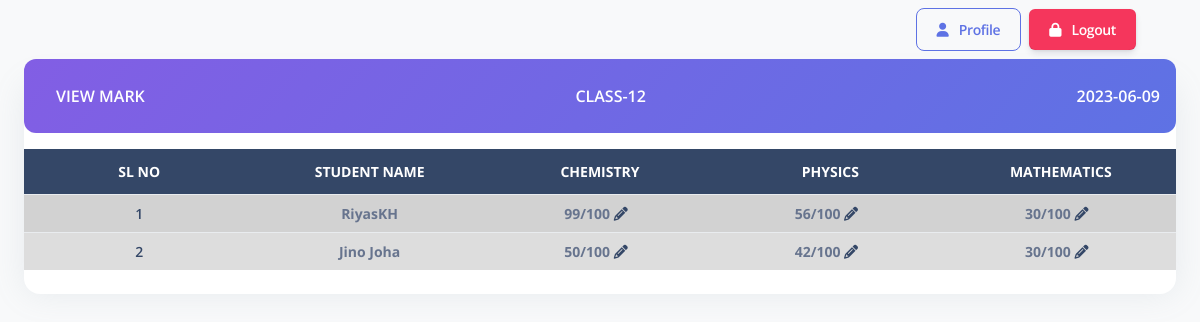
The page /admin/pages/view_mark.php?aid=4&dt=2023-06-09&&class=2 on the database its author committed.
### tables this page shows
CREATE TABLE `class` (
  `cid` int(11) NOT NULL,
  `clname` varchar(100) NOT NULL
);

CREATE TABLE `subject` (
  `subid` int(11) NOT NULL,
  `subname` varchar(100) NOT NULL,
  `cid` int(11) NOT NULL
);

CREATE TABLE `student_data` (
  `sid` int(11) NOT NULL,
  `name` varchar(100) NOT NULL,
  `class` varchar(100) NOT NULL,
  `mobile` int(11) NOT NULL,
  `email` varchar(100) NOT NULL,
  `school` varchar(100) NOT NULL,
  `board` varchar(100) NOT NULL,
  `pname` varchar(100) NOT NULL,
  `pmobile` int(11) NOT NULL
);

CREATE TABLE `mark_subchild` (
  `msid` int(11) NOT NULL,
  `mcid` int(11) NOT NULL,
  `subject` int(11) NOT NULL,
  `mark` int(11) NOT NULL,
  `tmark` int(11) NOT NULL
);

### admin/pages/view_mark.php (the view, shortened to what this page needs)
<?php
include '../includes/connection.php';
$date = $_REQUEST['dt'];
$class = $_REQUEST['class'];
$res = mysqli_query($conn,"select clname from class where cid = $class");
$rw = mysqli_fetch_array($res);
$classname = $rw["clname"]
?>
<!DOCTYPE html>
<html lang="en">
<head>
    <link href="../assets/css/nucleo-icons.css" rel="stylesheet" />
    <link href="../assets/css/nucleo-svg.css" rel="stylesheet" />
    <link href="../assets/css/nucleo-svg.css" rel="stylesheet" />
    <link id="pagestyle" href="../assets/css/argon-dashboard.css?v=2.0.4" rel="stylesheet" />
</head>
<body class="g-sidenav-show   bg-gray-100">
    <main class="main-content position-relative border-radius-lg ">
        <nav class="navbar navbar-main navbar-expand-lg shadow-none border-radius-xl " id="navbarBlur" data-scroll="false">
            <div class="container-fluid">
                <div class="collapse navbar-collapse mt-sm-0 mt-2 me-md-0 me-sm-4" id="navbar">
                    <ul class="navbar-nav  ms-md-auto pe-md-3 d-flex align-items-center">
                        <li class="nav-item d-flex align-items-center border-2">
                            <button onclick="window.location.href='profile.php'" class="btn btn-outline-primary btn-md font-weight-bold  mb-0"><i class="fa fa-user me-sm-1"></i>&nbsp;&nbsp;Profile</button>
                        </li>
                        <li class="nav-item d-flex align-items-center bg-danger mx-2 rounded">
                            <button onclick="window.location.href='logout.php'" class="btn btn-md font-weight-bold text-white mb-0"><i class="fa fa-lock me-sm-1"></i>&nbsp;&nbsp;Logout</button>
                        </li>
                    </ul>
                </div>
            </div>
        </nav>
        <div class="container-fluid py-4">
                <div class="row">
                    <div class="col-12">
                        <div class="card mb-4">
                            <div class="card-header p-0 position-relative mt-n4">
                                <div class="d-flex justify-content-between bg-gradient-primary shadow-primary border-radius-lg p-3">
                                    <h6 class="text-white ps-3 pt-2 text-uppercase">View Mark</h6>
                                    <h6 class="text-white ps-3 pt-2 text-uppercase">Class-<?php echo $classname?></h6>
                                    <h6 class="text-white ps-3 pt-2 text-uppercase"><?php echo $date ?></h6>
                                </div>
                            </div>
                            <div class="card-body px-0 pt-3 pb-2">
                                <div class="table-responsive p-0">
                                    <table class="table table-striped align-items-center w-100 d-block d-md-table text-sm rounded">
                                        <thead >
                                            <tr class="bg-dark">
                                                <th class="text-center text-uppercase text-white font-weight-bolder nowrap" style="width: 15%;">
                                                    Sl No</th>
                                                <th class="text-center text-uppercase text-white font-weight-bolder nowrap " style="width: 15%;">
                                                    Student Name</th>
                                                    <?php
                                                        $query = "SELECT * from subject where cid='$class'";
                                                        $result = mysqli_query($conn, $query);
                                                        while ($row = mysqli_fetch_array($result)) {
                                            ?>
                                                <th class="text-center text-uppercase text-white font-weight-bolder nowrap" style="width: 15%;">
                                                    <?php echo $row['subname'] ?>
                                                </th>
                                            <?php } ?>
                                            </tr>
                                        </thead>
                                        <tbody>
                                            <?php
                                            $query = "SELECT * from student_data where class='$class'";
                                            $result = mysqli_query($conn, $query);
                                            $i=0;
                                            while ($row = mysqli_fetch_array($result)) {
                                                $i++;
                                            ?>
                                                <tr style="background-color: #ddd;">
                                                    <td class="align-middle text-center">
                                                        <div class="d-flex flex-column ">
                                                            <h6 class="mb-0 text-sm">
                                                                <?php echo $i ?>
                                                            </h6>
                                                        </div>
                                                    </td>
                                                    <td class="align-middle text-center nowrap font-weight-bolder mb-0 ">
                                                        <?php echo $row["name"]; ?>
                                                    </td>
                                                    <?php
                                                        $sid = $row['sid'];
                                                        $query1 = "SELECT * from mark_subchild ms inner join mark_child mc on mc.mcid=ms.mcid inner join subject s on s.subid=ms.subject where mc.sid=$sid";
                                                        $result1 = mysqli_query($conn, $query1);
                                                        while ($row1 = mysqli_fetch_array($result1)) {
                                            ?>
                                                <td class="align-middle text-center nowrap font-weight-bolder mb-0  ">
                                                    <?php echo $row1["mark"]."/".$row1["tmark"] ?>
                                                    <i class="fas fa-pencil-alt text-dark me-2 cursor-pointer" data-toggle="modal" data-target="#form" onclick="setData(<?php echo $row1['msid'] ?>,<?php echo $row1['mark'] ?>,'<?php echo $row1['subname'] ?>')"></i>
                                                </td>
                                            <?php } ?>
                                                </tr>
                                            <?php
                                            }
                                            ?>
                                        </tbody>
                                    </table>
                                </div>
                            </div>
                        </div>
                    </div>
                </div>
        </div>
    </main>
</body>
</html>

### rows shown on the page
class: clname "12"
subject: subname "CHEMISTRY"
subject: subname "PHYSICS"
subject: subname "MATHEMATICS"
student_data: name "RiyasKH"
mark_subchild: mark "99", tmark "100"
mark_subchild: mark "56", tmark "100"
mark_subchild: mark "30", tmark "100"
student_data: name "Jino Joha"
mark_subchild: mark "50", tmark "100"
mark_subchild: mark "42", tmark "100"
mark_subchild: mark "30", tmark "100"

### other values the page prints
$date "2023-06-09"
